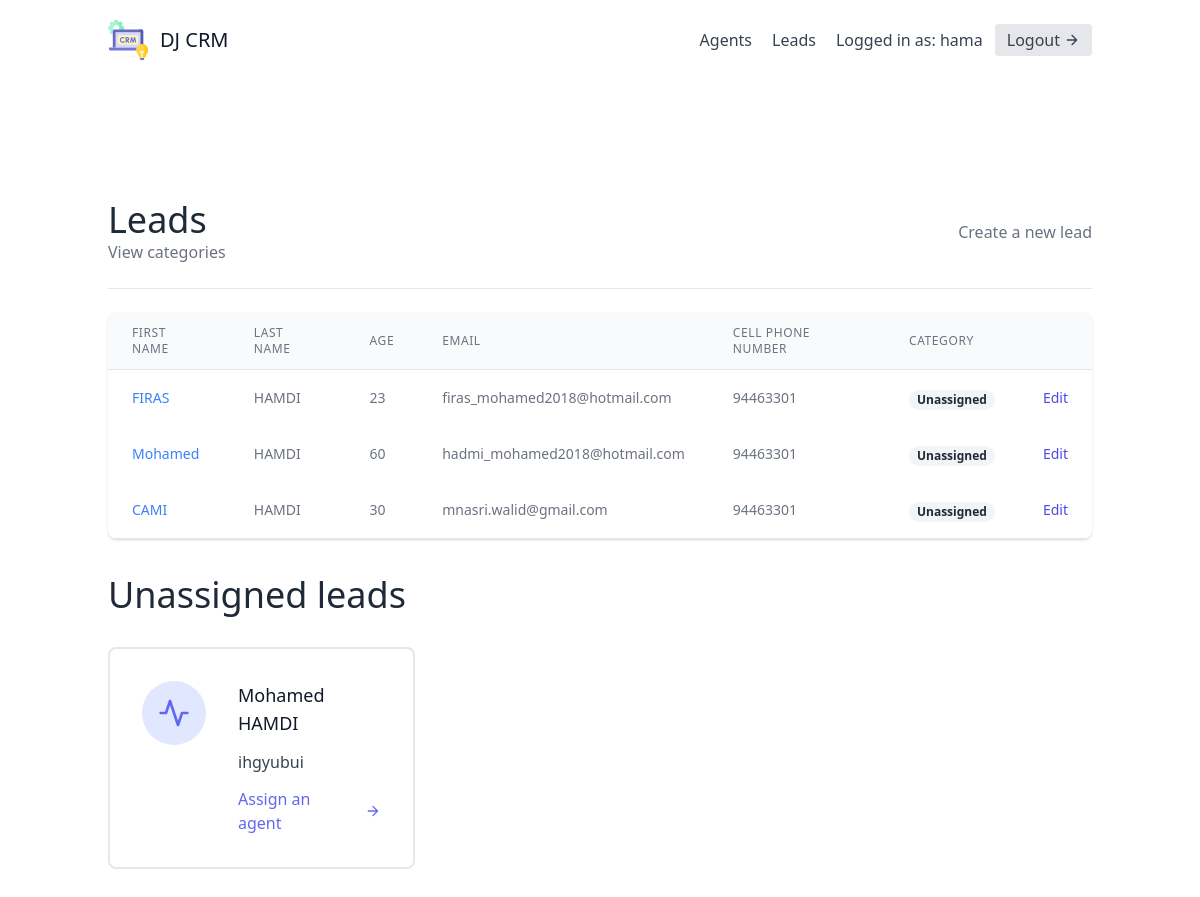
Page /leads/ (signed in) on the committed database.
### leads/models.py (models this page shows, shortened)
class User(AbstractUser):
    is_organisor = models.BooleanField(default=True)
    is_agent = models.BooleanField(default=False)

class Lead(models.Model):
    first_name = models.CharField(max_length=20)
    last_name = models.CharField(max_length=20)
    age = models.IntegerField(default=0)
    organisation = models.ForeignKey(UserProfile, on_delete=models.CASCADE)
    agent = models.ForeignKey("Agent", null=True, blank=True, on_delete=models.SET_NULL)
    category = models.ForeignKey("Category", related_name="leads", null=True, blank=True, on_delete=models.SET_NULL)
    description = models.TextField()
    date_added = models.DateTimeField(auto_now_add=True)
    phone_number = models.CharField(max_length=20)
    email = models.EmailField()
    profile_picture = models.ImageField(null=True, blank=True, upload_to="profile_pictures/")
    converted_date = models.DateTimeField(null=True, blank=True)
    objects = LeadManager()

### leads/views.py (the view)
# urls.py: path('', LeadListView.as_view(), name='lead-list'),
class LeadListView(LoginRequiredMixin, generic.ListView):
    template_name = "leads/lead_list.html"
    context_object_name = "leads"
    def get_queryset(self):
        user = self.request.user
        if user.is_organisor:
            queryset = Lead.objects.filter(
                organisation=user.userprofile,
                agent__isnull=False
            )
        else:
            queryset = Lead.objects.filter(
                organisation=user.agent.organisation,
                agent__isnull=False
            )
            queryset = queryset.filter(agent__user=user)
        return queryset
    def get_context_data(self, **kwargs):
        context = super(LeadListView, self).get_context_data(**kwargs)
        user = self.request.user
        if user.is_organisor:
            queryset = Lead.objects.filter(
                organisation=user.userprofile,
                agent__isnull=True
            )
            context.update({
                "unassigned_leads": queryset
            })
        return context

### leads/models.py (called while the page is built)
    def get_queryset(self):
        return super().get_queryset()

### leads/templates/leads/lead_list.html (shortened to what this page needs)
{% extends "base.html" %}
{% block content %}
<section class="text-gray-700 body-font">
    <div class="container px-5 py-24 mx-auto flex flex-wrap">
        <div class="w-full mb-6 py-6 flex justify-between items-center border-b border-gray-200">
            <div>
                <h1 class="text-4xl text-gray-800">Leads</h1>
                <a class="text-gray-500 hover:text-blue-500" href="{% url 'leads:category-list' %}">
                    View categories
                </a>
            </div>
            {% if request.user.is_organisor %}
            <div>
                <a class="text-gray-500 hover:text-blue-500" href="{% url 'leads:lead-create' %}">
                    Create a new lead
                </a>
            </div>
            {% endif %}
        </div>
        <div class="flex flex-col w-full">
            <div class="-my-2 overflow-x-auto sm:-mx-6 lg:-mx-8">
            <div class="py-2 align-middle inline-block min-w-full sm:px-6 lg:px-8">
                <div class="shadow overflow-hidden border-b border-gray-200 sm:rounded-lg">
                <table class="min-w-full divide-y divide-gray-200">
                    <thead class="bg-gray-50">
                        <tr>
                            <th scope="col" class="px-6 py-3 text-left text-xs font-medium text-gray-500 uppercase tracking-wider">
                            First Name
                            </th>
                            <th scope="col" class="px-6 py-3 text-left text-xs font-medium text-gray-500 uppercase tracking-wider">
                            Last Name
                            </th>
                            <th scope="col" class="px-6 py-3 text-left text-xs font-medium text-gray-500 uppercase tracking-wider">
                            Age
                            </th>
                            <th scope="col" class="px-6 py-3 text-left text-xs font-medium text-gray-500 uppercase tracking-wider">
                            Email
                            </th>
                            <th scope="col" class="px-6 py-3 text-left text-xs font-medium text-gray-500 uppercase tracking-wider">
                            Cell Phone Number
                            </th>
                            <th scope="col" class="px-6 py-3 text-left text-xs font-medium text-gray-500 uppercase tracking-wider">
                            Category
                            </th>
                            <th scope="col" class="relative px-6 py-3">
                            </th>
                        </tr>
                    </thead>
                    <tbody>
                        {% for lead in leads %}
                            <tr class="bg-white">
                                <td class="px-6 py-4 whitespace-nowrap text-sm font-medium text-gray-900">
                                    <a class="text-blue-500 hover:text-blue-800" href="{% url 'leads:lead-detail' lead.pk %}">{{ lead.first_name }}</a>
                                </td>
                                <td class="px-6 py-4 whitespace-nowrap text-sm text-gray-500">
                                    {{ lead.last_name }}
                                </td>
                                <td class="px-6 py-4 whitespace-nowrap text-sm text-gray-500">
                                    {{ lead.age }}
                                </td>
                                <td class="px-6 py-4 whitespace-nowrap text-sm text-gray-500">
                                    {{ lead.email }}
                                </td>
                                <td class="px-6 py-4 whitespace-nowrap text-sm text-gray-500">
                                    {{ lead.phone_number }}
                                </td>
                                <td class="px-6 py-4 whitespace-nowrap">
                                    {% if lead.category %}
                                        <span class="px-2 inline-flex text-xs leading-5 font-semibold rounded-full bg-green-100 text-green-800">
                                            {{ lead.category.name }}
                                        </span>
                                    {% else %}
                                        <span class="px-2 inline-flex text-xs leading-5 font-semibold rounded-full bg-gray-100 text-gray-800">
                                            Unassigned
                                        </span>
                                    {% endif %}
                                </td>
                                <td class="px-6 py-4 whitespace-nowrap text-right text-sm font-medium">
                                    <a href="{% url 'leads:lead-update' lead.pk %}" class="text-indigo-600 hover:text-indigo-900">
                                        Edit
                                    </a>
                                </td>
                            </tr>
                        {% empty %}
                        <p>There are currently no leads</p>
                        {% endfor %}
                    </tbody>
                </table>
                </div>
            </div>
            </div>
        </div>
        {% if unassigned_leads.exists %}
            <div class="mt-5 flex flex-wrap -m-4">
                <div class="p-4 w-full">
                    <h1 class="text-4xl text-gray-800">Unassigned leads</h1>
                </div>
                {% for lead in unassigned_leads %}
                <div class="p-4 lg:w-1/2 md:w-full">
                    <div class="flex border-2 rounded-lg border-gray-200 p-8 sm:flex-row flex-col">
                        <div class="w-16 h-16 sm:mr-8 sm:mb-0 mb-4 inline-flex items-center justify-center rounded-full bg-indigo-100 text-indigo-500 flex-shrink-0">
                            <svg fill="none" stroke="currentColor" stroke-linecap="round" stroke-linejoin="round" stroke-width="2" class="w-8 h-8" viewBox="0 0 24 24">
                                <path d="M22 12h-4l-3 9L9 3l-3 9H2"></path>
                            </svg>
                        </div>
                        <div class="flex-grow">
                            <h2 class="text-gray-900 text-lg title-font font-medium mb-3">
                                {{ lead.first_name }} {{ lead.last_name }}
                            </h2>
                            <p class="leading-relaxed text-base">
                                {{ lead.description }}
                            </p>
                            <a href="{% url 'leads:assign-agent' lead.pk %}" class="mt-3 text-indigo-500 inline-flex items-center">
                                Assign an agent
                                <svg fill="none" stroke="currentColor" stroke-linecap="round" stroke-linejoin="round" stroke-width="2" class="w-4 h-4 ml-2" viewBox="0 0 24 24">
                                    <path d="M5 12h14M12 5l7 7-7 7"></path>
                                </svg>
                            </a>
                        </div>
                    </div>
                </div>
                {% endfor %}
            </div>
        {% endif %}
    </div>
</section>
{% endblock content %}

### templates/navbar.html (shortened to what this page needs)
<header class="text-gray-700 body-font">
    <div class="container mx-auto flex flex-wrap p-5 flex-col md:flex-row items-center">
      <a href="{% url 'dashboard' %}" class="flex title-font font-medium items-center text-gray-900 mb-4 md:mb-0">
        <span class="ml-3 text-xl">DJ CRM</span>
      </a>
      <nav class="md:ml-auto flex flex-wrap items-center text-base justify-center">
        {% if not request.user.is_authenticated %}
          <a href="{% url 'signup' %}" class="mr-5 hover:text-gray-900">Signup</a>
        {% else %}
          {% if request.user.is_organisor %}
          <a href="{% url 'agents:agent-list' %}" class="mr-5 hover:text-gray-900">Agents</a>
          {% endif %}
          <a href="{% url 'leads:lead-list' %}" class="mr-5 hover:text-gray-900">Leads</a>
        {% endif %}
      </nav>
      {% if request.user.is_authenticated %}
        Logged in as: {{ request.user.username }}
        <a href="{% url 'logout' %}" class="ml-3 inline-flex items-center bg-gray-200 border-0 py-1 px-3 focus:outline-none hover:bg-gray-300 rounded text-base mt-4 md:mt-0">
          Logout
            <svg fill="none" stroke="currentColor" stroke-linecap="round" stroke-linejoin="round" stroke-width="2" class="w-4 h-4 ml-1" viewBox="0 0 24 24">
                <path d="M5 12h14M12 5l7 7-7 7"></path>
            </svg>
        </a>
      {% endif %}
    </div>
</header>

### rows in the picture
User: user.username "hama"
Lead: first_name "FIRAS", last_name "HAMDI", age "23", email "firas_mohamed2018@hotmail.com", phone_number "94463301", shows "Unassigned"
Lead: first_name "Mohamed", last_name "HAMDI", age "60", email "hadmi_mohamed2018@hotmail.com", phone_number "94463301", shows "Unassigned"
Lead: first_name "CAMI", last_name "HAMDI", age "30", email "mnasri.walid@gmail.com", phone_number "94463301", shows "Unassigned"
Lead: first_name "Mohamed", last_name "HAMDI", description "ihgyubui"
